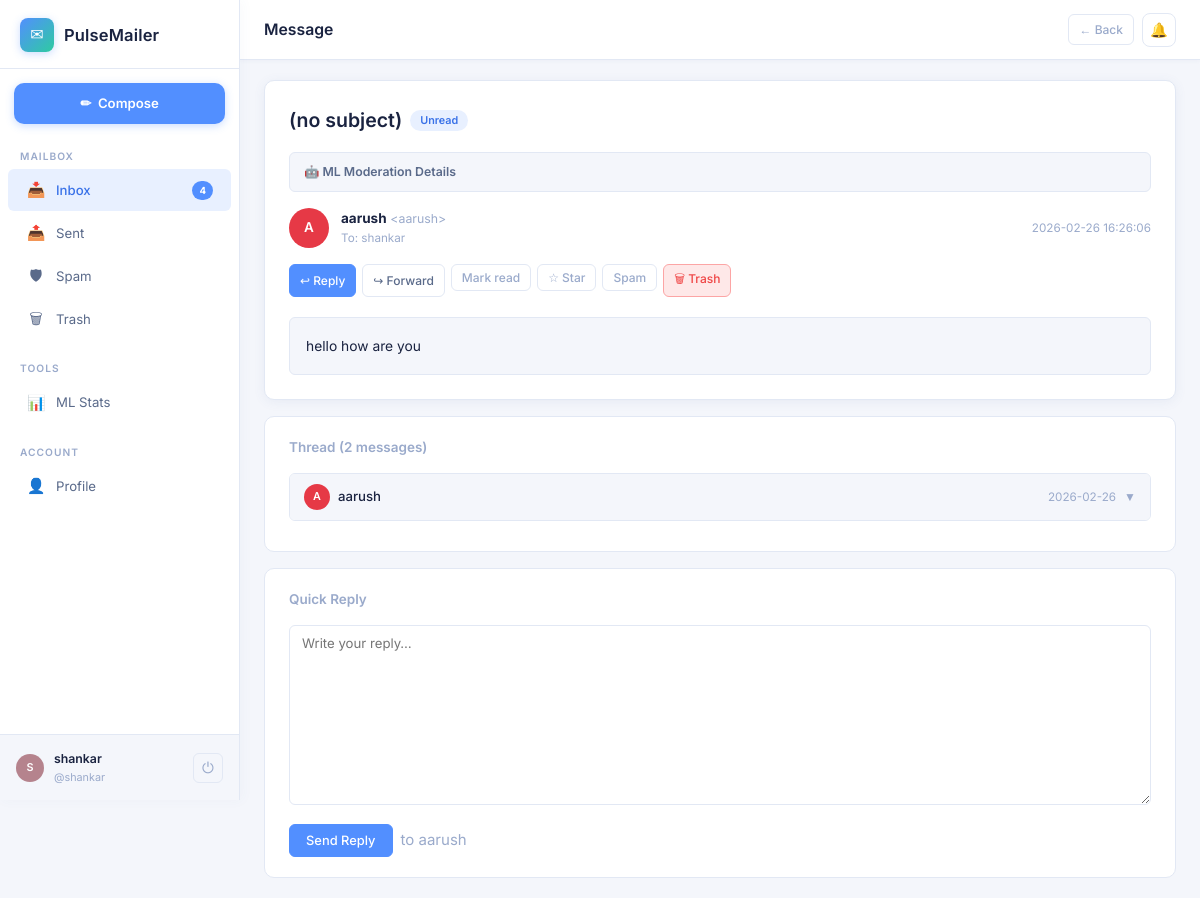
/message/1 (signed in), run on the app's committed database.
### tables this page shows
CREATE TABLE messages (
    id                  INTEGER PRIMARY KEY AUTOINCREMENT,
    thread_id           INTEGER,
    sender_id           INTEGER NOT NULL REFERENCES users(id) ON DELETE CASCADE,
    recipient_id        INTEGER NOT NULL REFERENCES users(id) ON DELETE CASCADE,
    subject             TEXT    NOT NULL DEFAULT '(no subject)',
    body                TEXT    NOT NULL DEFAULT '',
    folder              TEXT    NOT NULL DEFAULT 'inbox',
    is_read             INTEGER NOT NULL DEFAULT 0,
    is_starred          INTEGER NOT NULL DEFAULT 0,
    attachment          TEXT,
    sent_at             DATETIME DEFAULT CURRENT_TIMESTAMP,
    deleted_at          DATETIME,
    -- ── ML moderation columns (new) ──────────────────────────────────────────
    spam_flag           INTEGER NOT NULL DEFAULT 0,
    spam_probability    REAL    NOT NULL DEFAULT 0.0,
    ham_probability     REAL    NOT NULL DEFAULT 0.0,
    spam_confidence     REAL    NOT NULL DEFAULT 0.0,
    vulgar_probability  REAL    NOT NULL DEFAULT 0.0,
    is_vulgar           INTEGER NOT NULL DEFAULT 0,
    is_blocked          INTEGER NOT NULL DEFAULT 0,
    moderation_reason   TEXT
);

CREATE TABLE users (
    id            INTEGER PRIMARY KEY AUTOINCREMENT,
    username      TEXT    NOT NULL UNIQUE COLLATE NOCASE,
    email         TEXT    NOT NULL UNIQUE COLLATE NOCASE,
    password_hash TEXT    NOT NULL,
    display_name  TEXT,
    avatar_color  TEXT    DEFAULT '#6c63ff',
    created_at    DATETIME DEFAULT CURRENT_TIMESTAMP,
    last_login    DATETIME
);

### routes/mail.py (the view)
@mail_bp.route("/message/<int:msg_id>")
@login_required
def view_message(msg_id):
    user_id = session["user_id"]
    db      = get_db()
    msg     = _get_message_or_404(msg_id, user_id)
    if msg["recipient_id"] == user_id and not msg["is_read"]:
        db.execute("UPDATE messages SET is_read=1 WHERE id=?", (msg_id,))
        db.commit()
    thread = db.execute(
        """SELECT m.*,
                  s.username  AS sender_username,
                  s.display_name AS sender_display,
                  s.avatar_color AS sender_color
           FROM messages m
           JOIN users s ON s.id = m.sender_id
           WHERE m.thread_id=? AND m.deleted_at IS NULL
             AND (m.sender_id=? OR m.recipient_id=?)
           ORDER BY m.sent_at ASC""",
        (msg["thread_id"] or msg_id, user_id, user_id)
    ).fetchall()
    return render_template("view_message.html",
                           msg=msg, thread=thread,
                           folder_counts=_folder_counts(user_id))

### database.py (called while the page is built)
def get_db():
    if "db" not in g:
        db_path = current_app.config["DATABASE_URI"].replace("sqlite:///", "")
        g.db = sqlite3.connect(db_path, detect_types=sqlite3.PARSE_DECLTYPES)
        g.db.row_factory = sqlite3.Row          # access columns by name
        g.db.execute("PRAGMA foreign_keys = ON") # enforce FK constraints
    return g.db

### routes/mail.py (called while the page is built)
def login_required(f):
    @wraps(f)
    def decorated(*args, **kwargs):
        if "user_id" not in session:
            flash("Please log in to continue.", "info")
            return redirect(url_for("auth.login"))
        return f(*args, **kwargs)
    return decorated

def _folder_counts(user_id):
    db = get_db()
    rows = db.execute(
        """SELECT folder, COUNT(*) as cnt
           FROM messages
           WHERE recipient_id=? AND is_read=0 AND deleted_at IS NULL
             AND folder IN ('inbox','spam')
           GROUP BY folder""",
        (user_id,)
    ).fetchall()
    counts = {"inbox": 0, "sent": 0, "spam": 0, "trash": 0}
    for r in rows:
        counts[r["folder"]] = r["cnt"]
    return counts

def _get_message_or_404(msg_id, user_id):
    db  = get_db()
    msg = db.execute(
        """SELECT m.*,
                  s.username  AS sender_username,
                  s.display_name AS sender_display,
                  s.avatar_color AS sender_color,
                  r.username  AS recipient_username,
                  r.display_name AS recipient_display
           FROM messages m
           JOIN users s ON s.id = m.sender_id
           JOIN users r ON r.id = m.recipient_id
           WHERE m.id=? AND (m.sender_id=? OR m.recipient_id=?)
             AND m.deleted_at IS NULL""",
        (msg_id, user_id, user_id)
    ).fetchone()
    if not msg:
        abort(404)
    return msg

### templates/view_message.html (shortened to what this page needs)
{% extends "base.html" %}
{% set active_folder = msg.folder %}
{% block topbar_title %}Message{% endblock %}
{% block topbar_actions %}
<a href="javascript:history.back()" class="btn btn-ghost btn-sm">← Back</a>
{% endblock %}
{% block content %}
<div class="message-detail">
  <div class="message-header">
    <div class="message-subject-row">
      <h1>{{ msg.subject }}</h1>
      {% if not msg.is_read %}
      <span class="tag tag-unread">Unread</span>
      {% endif %}
    </div>
    {% if msg.spam_probability is defined and msg.spam_probability != none %}
    <details class="ml-score-panel" {% if msg.folder == 'spam' or msg.is_vulgar %}open{% endif %}>
      <summary class="ml-score-summary">🤖 ML Moderation Details</summary>
    </details>
    {% endif %}
    <div class="message-meta">
      <div class="meta-avatar" style="background:{{ msg.sender_color or '#6c63ff' }}">
        {{ (msg.sender_display or msg.sender_username or '?')[0].upper() }}
      </div>
      <div class="meta-people">
        <div class="meta-from">
          <strong>{{ msg.sender_display or msg.sender_username }}</strong>
          <span style="color:var(--text-muted);font-size:.82rem"> &lt;{{ msg.sender_username }}&gt;</span>
        </div>
        <div class="meta-to">
          To: {{ msg.recipient_display or msg.recipient_username }}
        </div>
      </div>
      <div class="meta-time">
        {{ msg.sent_at if msg.sent_at else '' }}
      </div>
    </div>
    <div class="message-actions">
      {% set is_sender = (msg.sender_id == session.user_id) %}
      {% if not is_sender %}
      <a href="{{ url_for('mail.compose',
            to=msg.sender_username,
            subject=('Re: ' + msg.subject) if not msg.subject.startswith('Re:') else msg.subject,
            thread_id=msg.thread_id or msg.id) }}" class="btn btn-primary btn-sm">
        ↩ Reply
      </a>
      {% endif %}
      <a href="{{ url_for('mail.compose',
          subject=('Fwd: ' + msg.subject) if not msg.subject.startswith('Fwd:') else msg.subject,
          body='\n\n——— Forwarded message ———\n' + (msg.body or '')) }}" class="btn btn-secondary btn-sm">
        ↪ Forward
      </a>
      <form method="POST" action="{{ url_for('mail.toggle_read', msg_id=msg.id) }}" style="display:inline">
        <button class="btn btn-ghost btn-sm" type="submit">
          {% if msg.is_read %}Mark unread{% else %}Mark read{% endif %}
        </button>
      </form>
      <form method="POST" action="{{ url_for('mail.toggle_star', msg_id=msg.id) }}" style="display:inline">
        <button class="btn btn-ghost btn-sm" type="submit">
          {{ '★ Unstar' if msg.is_starred else '☆ Star' }}
        </button>
      </form>
      {% if msg.folder != 'spam' %}
      <form method="POST" action="{{ url_for('mail.mark_spam', msg_id=msg.id) }}" style="display:inline">
        <button class="btn btn-ghost btn-sm" type="submit"> Spam</button>
      </form>
      {% else %}
      <form method="POST" action="{{ url_for('mail.not_spam', msg_id=msg.id) }}" style="display:inline">
        <button class="btn btn-secondary btn-sm" type="submit"> Not spam</button>
      </form>
      {% endif %}
      <form method="POST" action="{{ url_for('mail.delete_message', msg_id=msg.id) }}" style="display:inline" >
        <button class="btn btn-danger btn-sm" type="submit">
          🗑 {{ 'Delete forever' if msg.folder == 'trash' else 'Trash' }}
        </button>
      </form>
    </div>
  </div>
  <div class="message-body">{{ msg.body }}</div>
</div>
{% if thread and thread|length > 1 %}
<div class="thread-section">
  <h3>Thread ({{ thread|length }} messages)</h3>
  {% for t in thread %}
  {% if t.id != msg.id %}
  <div class="thread-msg">
    <div class="thread-msg-header">
      <div class="avatar-sm"
        style="background:{{ t.sender_color or '#6c63ff' }};width:26px;height:26px;font-size:.72rem">
        {{ (t.sender_display or t.sender_username or '?')[0].upper() }}
      </div>
      <span style="font-size:.88rem;font-weight:500">{{ t.sender_display or t.sender_username }}</span>
      <span style="font-size:.78rem;color:var(--text-muted);margin-left:auto">
        {{ t.sent_at[:10] if t.sent_at else '' }}
      </span>
      <span class="thread-chevron" style="font-size:.8rem;color:var(--text-muted);transition:transform .2s">▼</span>
    </div>
  </div>
  {% endif %}
  {% endfor %}
</div>
{% endif %}
{% if msg.sender_id != session.user_id %}
<div class="reply-section">
  <h3>Quick Reply</h3>
  <form method="POST" action="{{ url_for('mail.compose') }}" enctype="multipart/form-data">
    <textarea class="form-control" name="body" rows="5" placeholder="Write your reply…" required></textarea>
    <div style="margin-top:12px;display:flex;gap:8px;align-items:center">
      <button type="submit" class="btn btn-primary">Send Reply</button>
      <span class="text-muted">to {{ msg.sender_display or msg.sender_username }}</span>
    </div>
  </form>
</div>
{% endif %}
{% endblock %}

### data on the page
messages: subject "(no subject)", sent_at "2026-02-26 16:26:06", is_starred "☆ Star", folder "Trash", body "hello how are you"
users: display_name "A", display_name "aarush", sender_username "aarush"
users: display_name "shankar"
messages: display_name "aarush", sent_at "2026-02-26"

### other printed values
{{ folder_counts.inbox }} "4"
{{ session.get('display_name') or session.get('username') }} "shankar"
{{ session.get('username') }} "shankar"
{{ thread|length }} "2"
